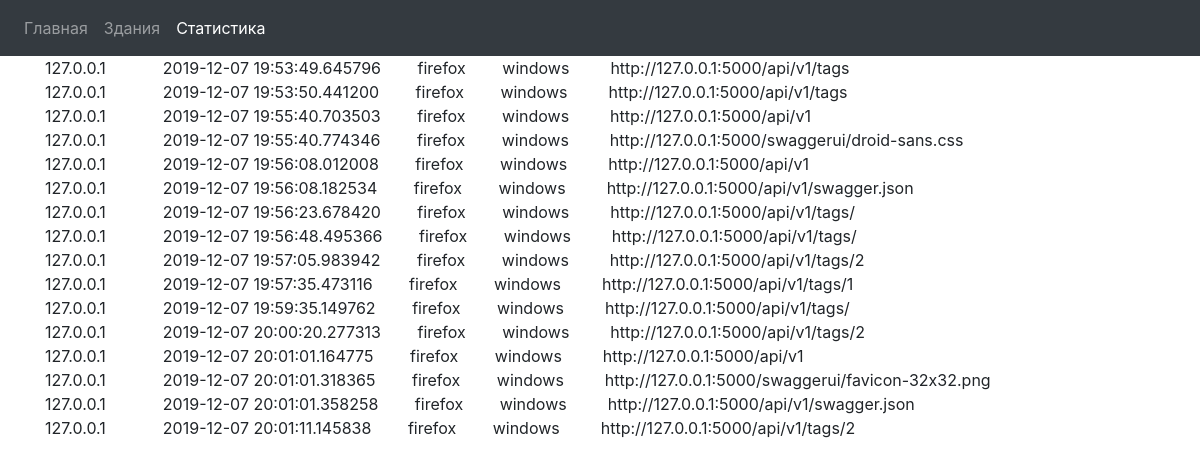
The page /statistics on the database as committed earlier.
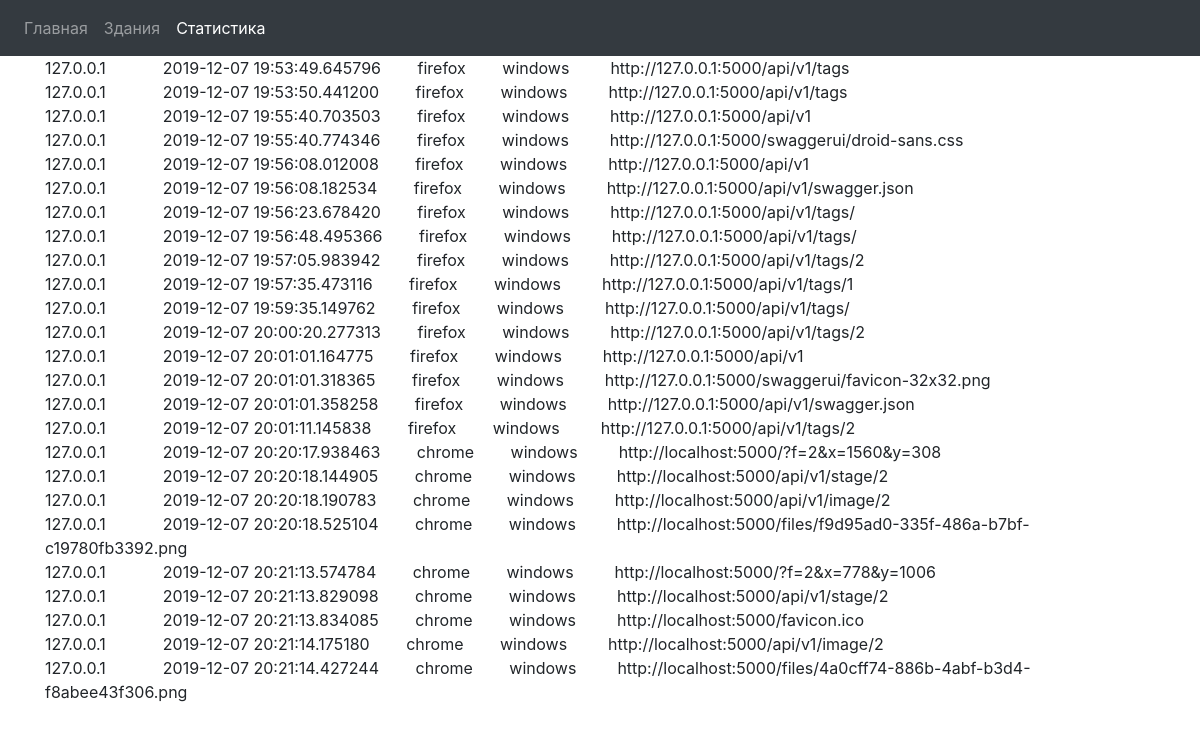
The same page on the database as committed later.
### server/model.py (models this page shows, shortened)
class SiteRequest(Base):
    __tablename__ = 'siterequest'
    id = Column(Integer, primary_key=True)
    ip = Column(String)
    date = Column(DateTime)
    browser = Column(String)
    os = Column(String)
    url = Column(String)
    def as_dict(self):
        return {c.name: getattr(self, c.name) if type(getattr(self, c.name)) != bytes else\
               getattr(self, c.name).decode('utf-8') for c in self.__table__.columns}

### server/app.py (the view)
@app.route('/statistics')
def statistics():
    siterequestData = []
    for another_request in session.query(SiteRequest).all():
        siterequestData.append((another_request.as_dict()))
    return render_template('statistics.html',another_request=siterequestData)

### server/templates/statistics.html (shortened to what this page needs)
<!DOCTYPE html>
<html lang="en">
<head>
    <link rel="stylesheet" href="../static/css/styles.css" />
    <link rel="stylesheet" href="../static/css/bootstrap.min.css" />
</head>
<body>
    <nav class="navbar navbar-expand-lg navbar-dark bg-dark">
        <div class="collapse navbar-collapse" id="navbarSupportedContent">
            <ul class="navbar-nav mr-auto">
                <li class="nav-item">
                    <a class="nav-link" href="/">Главная<span class="sr-only">(current)</span></a>
                </li>
                <li class="nav-item">
                    <a class="nav-link" href="/buildings">Здания</a>
                </li>
                <li class="nav-item active">
                    <a class="nav-link" href="/statistics">Статистика</a>
                </li>
            </ul>
        </div>
    </nav>
    <div class="container">
         {% for another_requests in another_request %}
          <div class="row row-request-{{another_requests.ip}}">
            <div class="col-12">
                <td nowrap="true"> {{another_requests.ip}} </td> &ensp;&ensp;&ensp;&ensp;&ensp;&ensp;
                <td>{{another_requests.date}}</td>&ensp;&ensp;&ensp;&ensp;
                <td>{{another_requests.browser}}</td>&ensp;&ensp;&ensp;&ensp;
                <td>{{another_requests.os}} </td>&ensp;&ensp;&ensp;&ensp;
                <td>{{another_requests.url}}</td>
            </div>
          </div>
          {% endfor %}
    </div>
</body>
</html>

Rows that differ between the two databases and show on the page:
added SiteRequest: ip "127.0.0.1", date "2019-12-07 20:20:17.938463", browser "chrome", os "windows", url "http://localhost:5000/?f=2&x=1560&y=308"
added SiteRequest: ip "127.0.0.1", date "2019-12-07 20:20:18.144905", browser "chrome", os "windows", url "http://localhost:5000/api/v1/stage/2"
added SiteRequest: ip "127.0.0.1", date "2019-12-07 20:20:18.190783", browser "chrome", os "windows", url "http://localhost:5000/api/v1/image/2"
added SiteRequest: ip "127.0.0.1", date "2019-12-07 20:20:18.525104", browser "chrome", os "windows", url "http://localhost:5000/files/f9d95ad0-335f-486a-b7bf-c19780fb3392.png"
added SiteRequest: ip "127.0.0.1", date "2019-12-07 20:21:13.574784", browser "chrome", os "windows", url "http://localhost:5000/?f=2&x=778&y=1006"
added SiteRequest: ip "127.0.0.1", date "2019-12-07 20:21:13.829098", browser "chrome", os "windows", url "http://localhost:5000/api/v1/stage/2"
added SiteRequest: ip "127.0.0.1", date "2019-12-07 20:21:13.834085", browser "chrome", os "windows", url "http://localhost:5000/favicon.ico"
added SiteRequest: ip "127.0.0.1", date "2019-12-07 20:21:14.175180", browser "chrome", os "windows", url "http://localhost:5000/api/v1/image/2"
added SiteRequest: ip "127.0.0.1", date "2019-12-07 20:21:14.427244", browser "chrome", os "windows", url "http://localhost:5000/files/4a0cff74-886b-4abf-b3d4-f8abee43f306.png"
